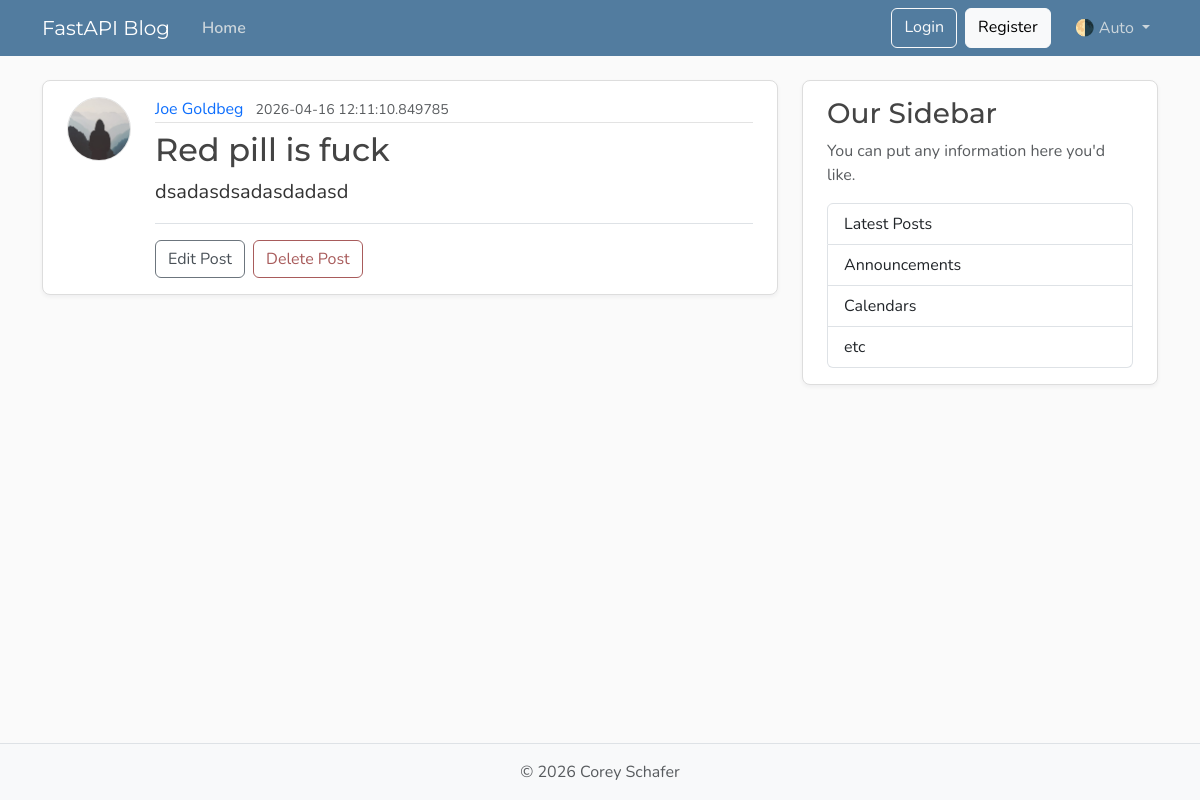
The app's page /posts/2, older data.
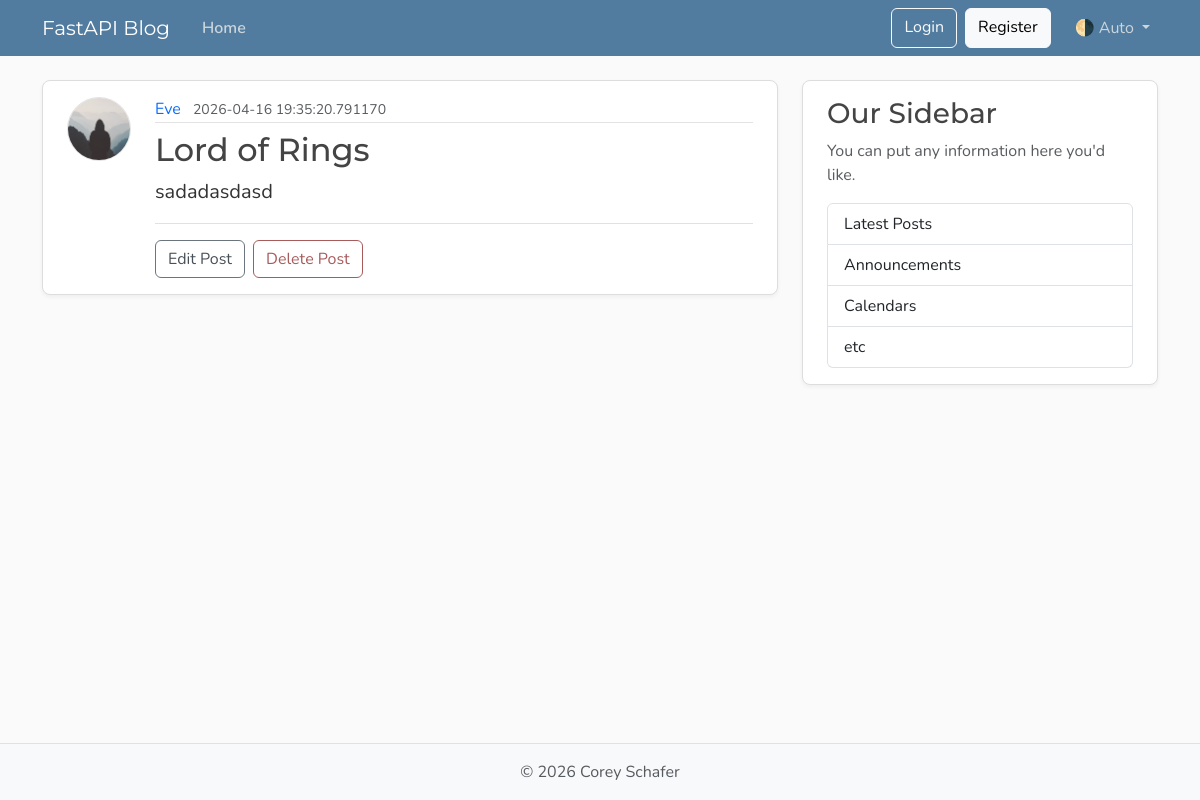
The same page, newer data.
### models/entities/schemas.py (models this page shows, shortened)
class User(Base):
    __tablename__ = "users"
    id: Mapped[int] = mapped_column(Integer, primary_key=True, index=True)
    username: Mapped[str] = mapped_column(String(50), unique=True, nullable=False)
    email: Mapped[str] = mapped_column(String(120), unique=True, nullable=False)
    image_file: Mapped[str | None] = mapped_column(
        String(200),
        nullable=True,
        default=None,
    )
    posts: Mapped[list[Post]] = relationship(back_populates="author")

class Post(Base):
    __tablename__ = "posts"
    id: Mapped[int] = mapped_column(Integer, primary_key=True, index=True)
    title: Mapped[str] = mapped_column(String(100), nullable=False)
    content: Mapped[str] = mapped_column(Text, nullable=False)
    user_id: Mapped[int] = mapped_column(
        ForeignKey("users.id"),
        nullable=False,
        index=True,
    )
    date_posted: Mapped[datetime] = mapped_column(
        DateTime(timezone=True),
        default=lambda: datetime.now(UTC),
    )
    author: Mapped[User] = relationship(back_populates="posts", lazy="joined")

### main.py (the view)
@app.get("/posts/{id}", include_in_schema=False, name="post_html")
def get_post_html(request: Request, id: int):
    connection = DBConnectionHandler()
    repo = PostRepository(connection)
    post = repo.select_post(post_id=id)
    if post:
        title = post.title[:50]
        return templates.TemplateResponse(
            request,
            "post.html",
            {"post": post, "title": title},
        )
    raise HTTPException(status_code=status.HTTP_404_NOT_FOUND, detail="Post not found")

### templates/post.html (shortened to what this page needs)
{% extends "layout.html" %}
{% block content %}
  <article class="content-section py-3 px-4 mb-4">
    <div class="d-flex align-items-start gap-4">
      <img class="rounded-circle article-img flex-shrink-0"
           src="{{ post.author.image_path }}"
           alt="{{ post.author.username }}\'s profile picture"
           width="64"
           height="64"
           loading="lazy">
      <div class="flex-grow-1">
        <div class="article-metadata mb-2">
          <a class="me-2" href="#">{{ post.author.username }}</a>
          <small class="text-body-secondary">{{ post.date_posted }}</small>
        </div>
        <h2 class="article-title">{{ post.title }}</h2>
        <p class="article-content">{{ post.content }}</p>
        <div class="post-actions mt-3 pt-3 border-top">
          <a class="btn btn-outline-secondary me-1" href="#">Edit Post</a>
          <button type="button"
                  class="btn btn-outline-danger"
                  data-bs-toggle="modal"
                  data-bs-target="#deleteModal">Delete Post</button>
        </div>
      </div>
    </div>
  </article>
{% endblock content %}

Row changes from the older to the newer data that the page shows:
no longer on this page (row unchanged): User: author.username "Joe Goldbeg"
added User: author.username "Eve"
changed Post: date_posted "2026-04-16 12:11:10.849785" → "2026-04-16 19:35:20.791170"; title "Red pill is fuck" → "Lord of Rings"; content "dsadasdsadasdadasd" → "sadadasdasd"
